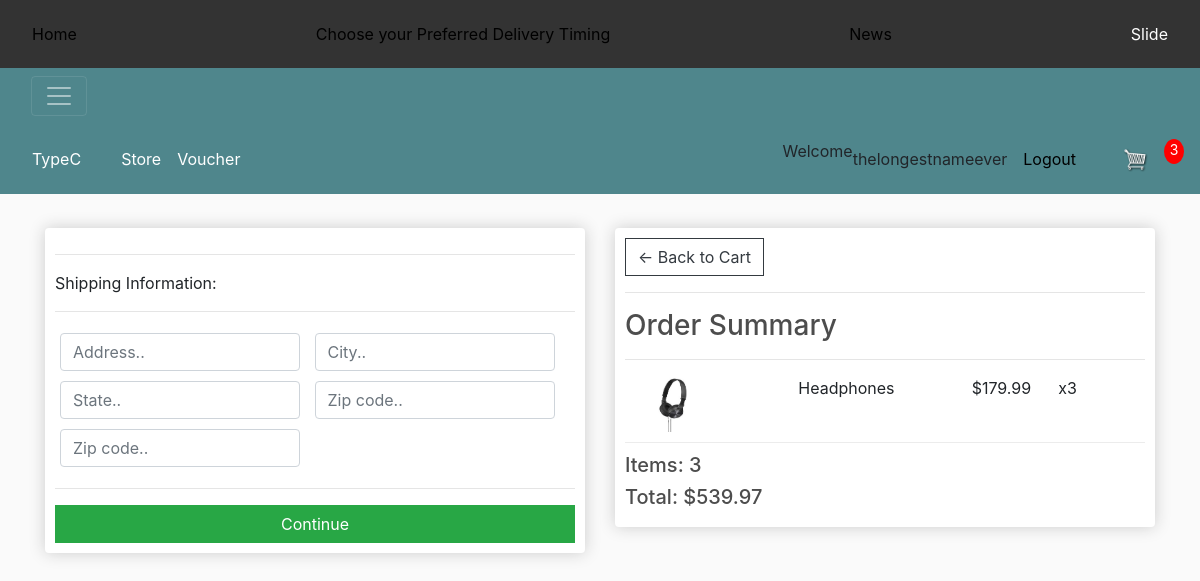
The page /checkout/ (signed in) on the database its author committed.
### store/models.py (models this page shows, shortened)
class OrderItem(models.Model):
    product = models.ForeignKey(Product, on_delete=models.SET_NULL, blank=True, null=True)
    order = models.ForeignKey(Order, on_delete=models.SET_NULL, blank=True, null=True)
    quantity = models.IntegerField(default=0, null=True, blank=True)
    date_added = models.DateTimeField(auto_now_add=True)
    @property
    def get_total(self):
        total = self.product.price * self.quantity
        return total

class Product(models.Model):
    name = models.CharField(max_length=200, null=True)
    price = models.DecimalField(max_digits=7, decimal_places=2)
    digital = models.BooleanField(default=False, null=True, blank=False)
    image = models.ImageField(null=True, blank=True)
    @property
    def imageURL(self):
        try:
            url = self.image.url
        except:
            url = ''
        return url

class Order(models.Model):
    customer = models.ForeignKey(Customer, on_delete=models.SET_NULL, blank=True, null=True)
    date_ordered = models.DateTimeField(auto_now_add=True)
    complete = models.BooleanField(default=False, null=True, blank=False)
    transaction_id = models.CharField(max_length=200, null=True)
    @property
    def shipping(self):
        shipping = False
        orderitems = self.orderitem_set.all()
        for i in orderitems:
            if i.product.digital == False:
                shipping = True
        return shipping
    @property
    def get_cart_total(self):
        orderitems = self.orderitem_set.all()
        total = sum([item.get_total for item in orderitems])
        return total
    @property
    def get_cart_items(self):
        orderitems = self.orderitem_set.all()
        total = sum([item.quantity for item in orderitems])
        return total

### store/views.py (the view)
# urls.py: path('checkout/', views.checkout, name="checkout"),
@csrf_exempt
def checkout(request):
    data = cartData(request)
    cartItems = data['cartItems']
    order = data['order']
    items = data['items']
    context = {'items':items, 'order':order, 'cartItems':cartItems}
    return render(request, 'store/checkout.html', context)

### store/utils.py (called while the page is built)
def cartData(request):
    if request.user.is_authenticated:
        customer = request.user.customer
        order, created = Order.objects.get_or_create(customer=customer, complete=False)
        items = order.orderitem_set.all()
        cartItems = order.get_cart_items
    else:
        cookieData = cookieCart(request)
        cartItems = cookieData['cartItems']
        order = cookieData['order']
        items = cookieData['items']
    return {'cartItems': cartItems, 'order':order, 'items':items}

### store/templates/store/checkout.html (shortened to what this page needs)
{% extends 'store/main.html' %}
{% load static %}
{% block content %}
<div class="row">
    <div class="col-lg-6">
        <div class="box-element" id="form-wrapper">
            <form id="form">
                <div id="shipping-info">
                    <hr>
						<p>Shipping Information:</p>
						<hr>
						<div class="form-field">
							<input class="form-control" type="text" name="address" placeholder="Address..">
						</div>
						<div class="form-field">
							<input class="form-control" type="text" name="city" placeholder="City..">
						</div>
						<div class="form-field">
							<input class="form-control" type="text" name="state" placeholder="State..">
						</div>
						<div class="form-field">
							<input class="form-control" type="text" name="zipcode" placeholder="Zip code..">
						</div>
						<div class="form-field">
							<input class="form-control" type="text" name="country" placeholder="Zip code..">
						</div>
                </div>
                <hr>
                <input id="form-button" class="btn btn-success btn-block" type="submit" value="Continue">
            </form>
        </div>
         <br>
        </div>
        <div class="col-lg-6">
            <div class="box-element">
                <a  class="btn btn-outline-dark" href="{% url 'cart' %}">&#x2190; Back to Cart</a>
                <hr>
                <h3>Order Summary</h3>
                <hr>
                {% for item in items %}
                <div class="cart-row">
					<div style="flex:2"><img class="row-image" src="{{item.product.imageURL}}"></div>
					<div style="flex:2"><p>{{item.product.name}}</p></div>
					<div style="flex:1"><p>${{item.product.price}}</p></div>
					<div style="flex:1"><p>x{{item.quantity}}</p></div>
				</div>
                {% endfor %}
                <h5>Items: {{order.get_cart_items}}</h5>
                <h5>Total: ${{order.get_cart_total|floatformat:2}}</h5>
        </div>
    </div>
</div>
{% endblock content %}

### store/templates/store/main.html (shortened to what this page needs)
<!DOCTYPE html>
{% load static %}
<html>
<head>
	<link rel="stylesheet" href="https://stackpath.bootstrapcdn.com/bootstrap/4.4.1/css/bootstrap.min.css">
	<link rel="stylesheet" type="text/css" href="{% static 'css/main.css' %}">
</head>
<body>
	<div class="navbar">
		<a href="{#home}">Home</a>
		<a href="{% url 'deliverytiming' %}">Choose your Preferred Delivery Timing</a>
		<a href="#news">News</a>
		<div class="dropdown">
		  <button class="dropbtn">Slide
		  </button>
		</div>
	  </div>
	  <nav class="navbar navbar-dark bg-dark">
		<div class="container-fluid">
		  <button class="navbar-toggler" type="button" data-bs-toggle="collapse" data-bs-target="#navbarToggleExternalContent" aria-controls="navbarToggleExternalContent" aria-expanded="false" aria-label="Toggle navigation">
			<span class="navbar-toggler-icon"></span>
		  </button>
		</div>
	  </nav>
	<nav class="navbar navbar-expand-lg navbar-dark bg-dark">
	  <a class="navbar-brand" href="{% url 'store' %}">TypeC</a>
	  <div class="collapse navbar-collapse" id="navbarSupportedContent">
	    <ul class="navbar-nav mr-auto">
	      <li class="nav-item active">
	        <a class="nav-link" href="{% url 'store' %}">Store <span class="sr-only">(current)</span></a>
			<a class="nav-link" href="{% url 'voucher' %}">Voucher <span class="sr-only">(current)</span></a>
	      </li>
	    </ul>
	    <div class="form-inline my-2 my-lg-0">
			{% if request.user.is_authenticated %}
			<p>Welcome</p>{{user.username}}
			<a href="{% url 'logout' %}">Logout</a>
			{% else %}
			<a href="{% url 'register' %}"class="btn btn-warning">Register or</a>
			<a href="{% url 'login' %}"class="btn btn-warning">Login</a>
			{% endif %}
	     	<a href="{% url 'cart' %}">
	    		<img  id="cart-icon" src="{% static 'images/cart.png' %}">
	    	</a>
	    	<p id="cart-total">{{cartItems}}</p>
	    </div>
	  </div>
	</nav>
     <div class="container">
            <br>
            {% block content %}
            {% endblock content %}
         </div>
</body>
</html>

### static/css/main.css (style rules this page uses)
body { background-color: hsl(0, 0%, 98%); }
h1,h2,h3,h4,h5,h6 { color:hsl(0, 0%, 30%); }
.box-element { box-shadow:hsl(0, 0%, 80%) 0 0 16px; background-color: #fff; border-radius: 4px; padding: 10px; }
.bg-dark { background-color: #4f868c!important; }
#cart-icon { width:25px; display: inline-block; margin-left: 15px; }
#cart-total { display: block; text-align: center; color:#fff; background-color: red; width: 20px; height: 25px; border-radius: 50%; font-size: 14px; }
.col-lg-4, .col-lg-6, .col-lg-8, .col-lg-12 { margin-top: 10px; }
.btn { border-radius: 0; }
.row-image { width: 100px; }
.form-field { width:250px; display: inline-block; padding: 5px; }
.cart-row { display: flex; align-items: flex-stretch; padding-bottom: 10px; margin-bottom: 10px; border-bottom: 1px solid #ececec; }
.navbar { background-color: #333; }
.navbar a { float: left; font-size: 16px; color: rgb(0, 0, 0); text-align: center; padding: 14px 16px; text-decoration: none; }
.dropdown { float: right; position: relative; }
.dropdown .dropbtn { font-size: 16px; border: none; outline: none; color: white; padding: 14px 16px; background-color: inherit; font-family: inherit; margin: 0; }

### rows shown on the page
OrderItem: product.imageURL (picture), product.name "Headphones", product.price "179.99", quantity "3"
Order: get_cart_items "3", get_cart_total "539.97"

### other values the page prints
{{ user.username }} "thelongestnameever"
{{ cartItems }} "3"
